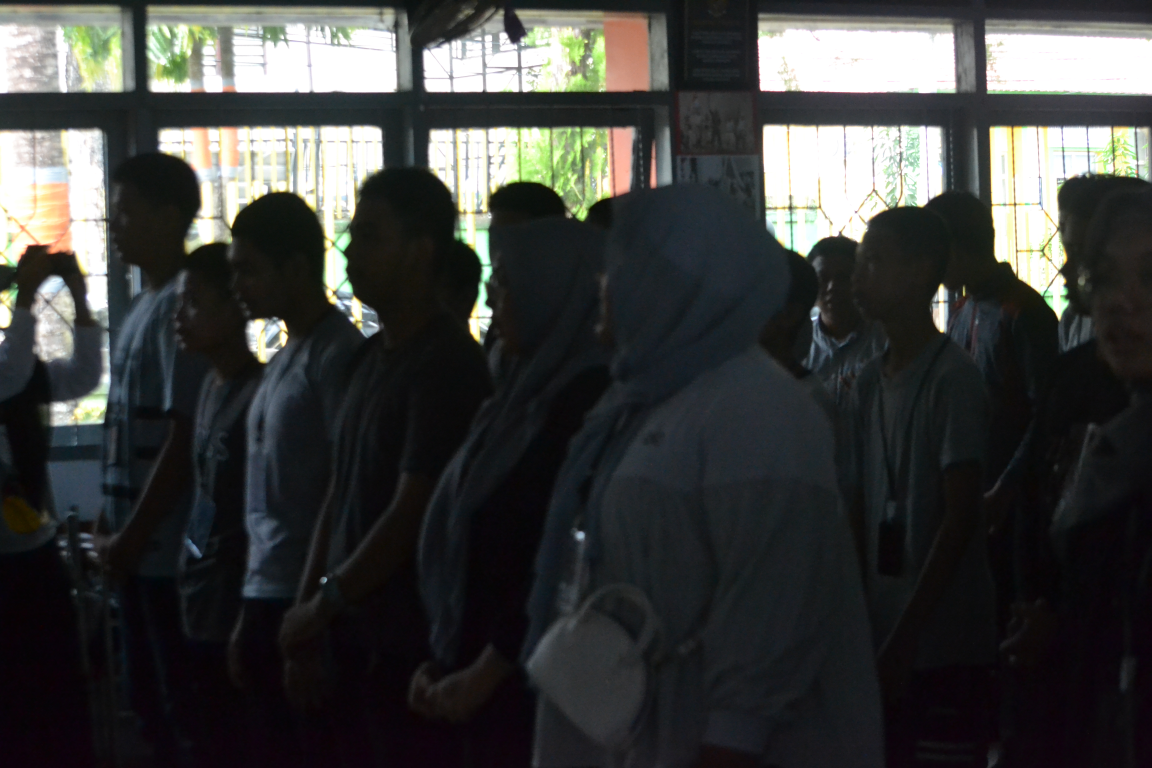
#> input picture best folder/DSC_0026.JPG, 4608 x 3072 px (shown at 1/4 size)
$ python generate_thumbnails.py
#> lines starting #> are read from the running program, lines starting #| are printed output that depends on the picture
import os
from PIL import Image, ImageOps

source_dir = "best folder"
target_dir = "thumbnails"
os.makedirs(target_dir, exist_ok=True)

# List of photos to optimize for the mobile memory vault
photos_to_optimize = [
    "DSC_0026.JPG",
    "DSC_0042.JPG",
    "DSC_0089.JPG",
    "DSC_0168.JPG",
    "IMG_2641.JPG",
    "IMG_2684.JPG",
    "IMG_6654.JPG",
    "Shessh.JPG"
]

print("Optimizing photos for mobile devices...")
for filename in photos_to_optimize:
    src_path = os.path.join(source_dir, filename)
    if os.path.exists(src_path):
        base_name = os.path.splitext(filename)[0]
        out_path = os.path.join(target_dir, f"{base_name}.webp")
        try:
            with Image.open(src_path) as img:
                # Handle EXIF orientation
#> img is the input picture: PIL image 4608x3072 RGB; mean R, G, B 62.1, 63.5, 62.1
                img = ImageOps.exif_transpose(img)
                # Resize for mobile phone screens (max 600px width/height)
                img.thumbnail((600, 600), Image.Resampling.LANCZOS)
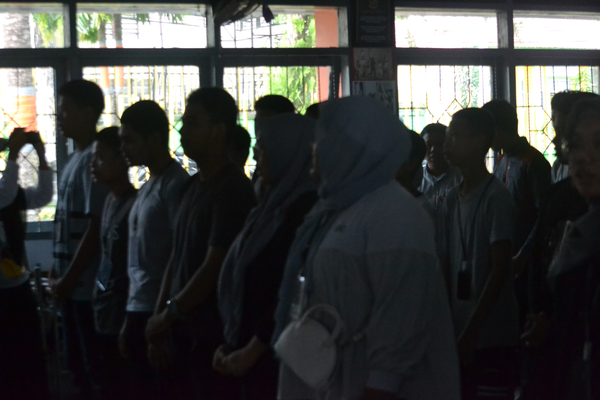
#> img: PIL image 600x400 RGB; mean R, G, B 62, 63.4, 62
                # Convert to RGB if needed and save as lightweight WebP
                if img.mode != 'RGB':
                    img = img.convert('RGB')
                img.save(out_path, "WEBP", quality=82, method=4)
                size_kb = os.path.getsize(out_path) / 1024
                print(f"Saved: {out_path} ({size_kb:.1f} KB)")
        except Exception as e:
            print(f"Error processing {filename}: {e}")
    else:
        print(f"File not found: {src_path}")
#> pass 2 of the loop `for filename in photos_to_optimize:`:
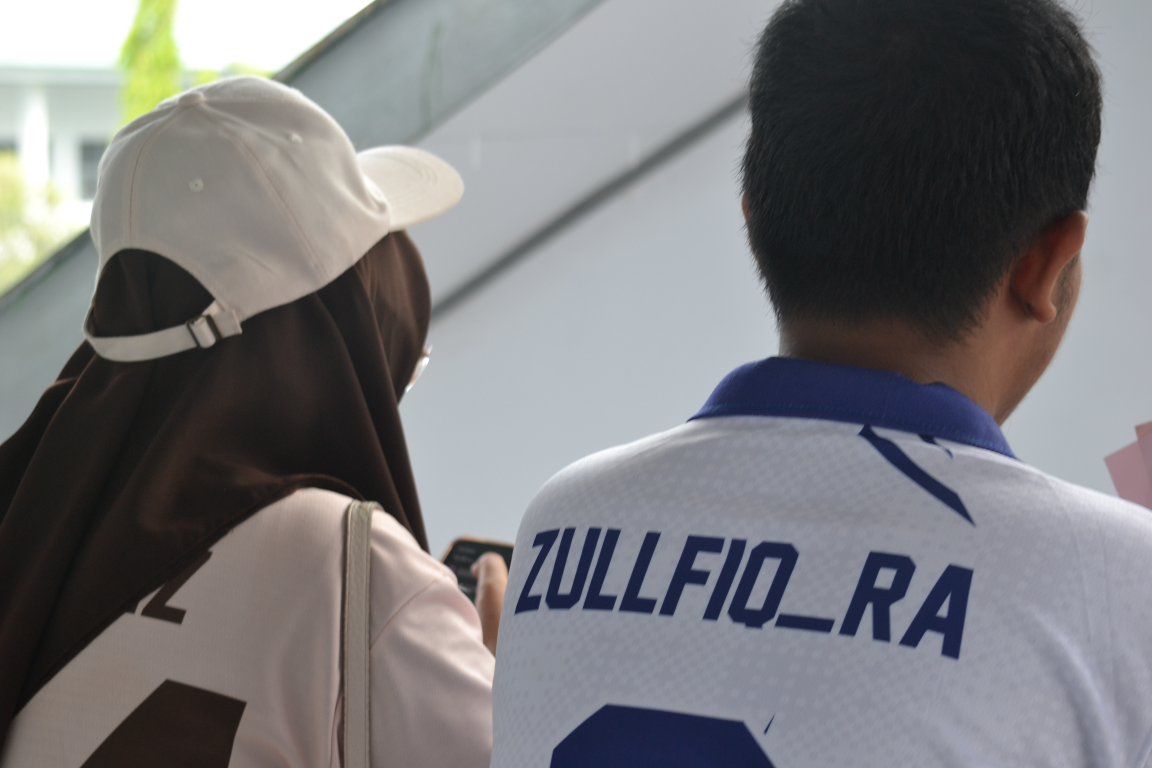
#> input picture best folder/DSC_0042.JPG, 4608 x 3072 px (shown at 1/4 size)
#> img is the input picture: PIL image 4608x3072 RGB; mean R, G, B 121, 120.6, 123
#> `img.thumbnail((600, 600), Image.Resampling.LANCZOS)`:
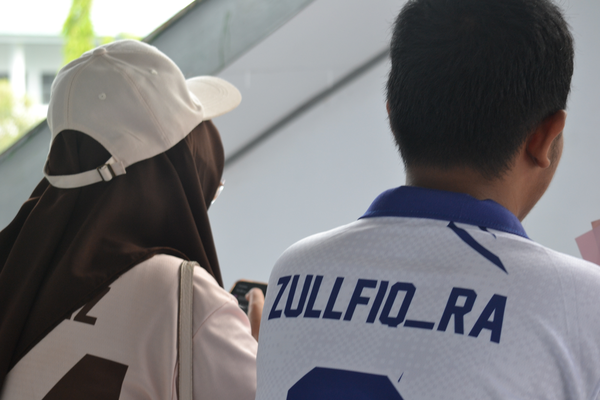
#> img: PIL image 600x400 RGB; mean R, G, B 120.9, 120.5, 122.9
#> pass 3 of the loop `for filename in photos_to_optimize:`:
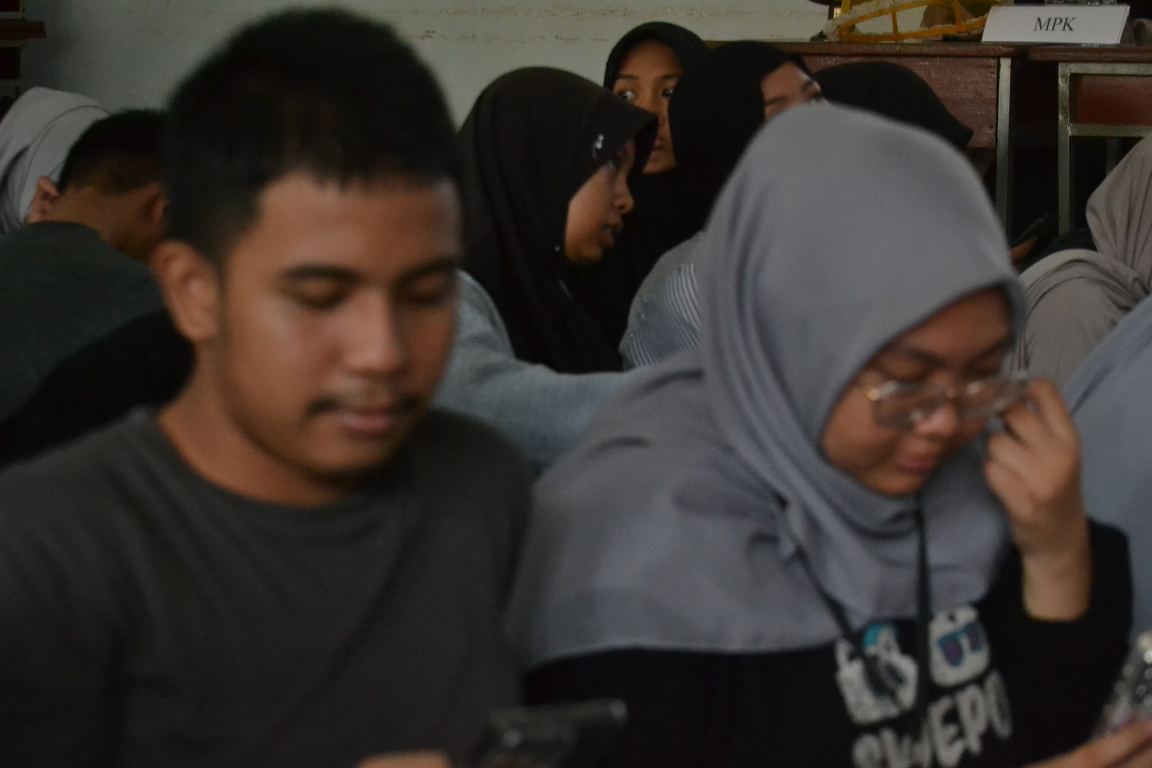
#> input picture best folder/DSC_0089.JPG, 4608 x 3072 px (shown at 1/4 size)
#> img is the input picture: PIL image 4608x3072 RGB; mean R, G, B 56.8, 50.6, 46.7
#> `img.thumbnail((600, 600), Image.Resampling.LANCZOS)`:
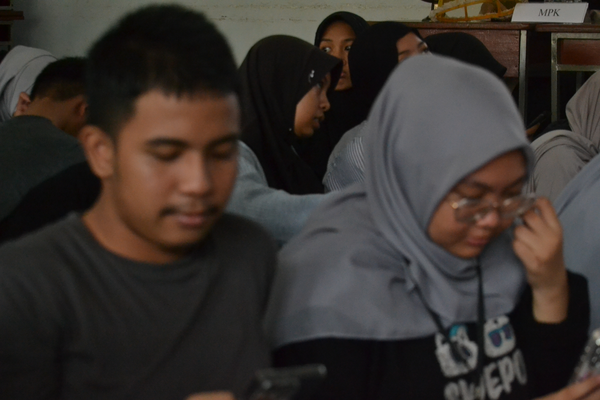
#> img: PIL image 600x400 RGB; mean R, G, B 56.7, 50.5, 46.6
#> the loop made 8 passes; the first 3 are shown

print("Done generating mobile thumbnails!")
